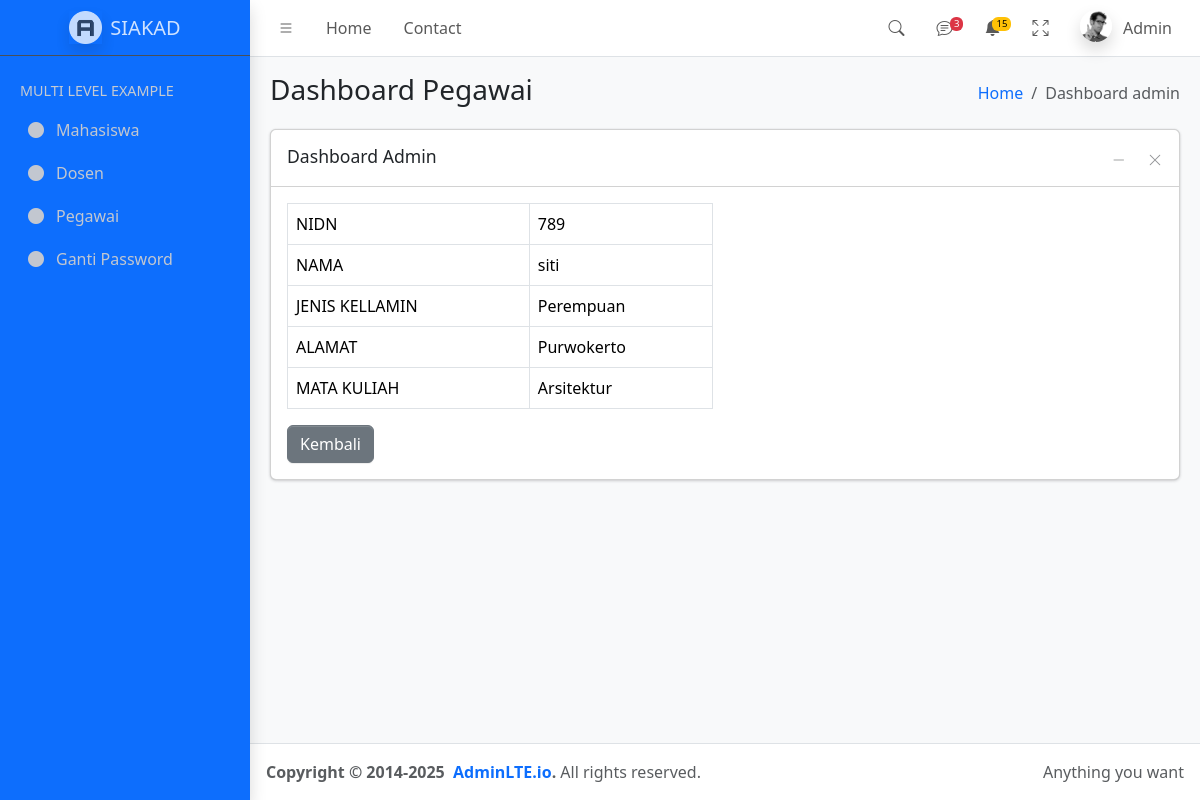
The app's page /admin/?p=detail-dosen&id=1 (signed in) with its own data.
### tables this page shows
CREATE TABLE `dsn` (
  `id` int NOT NULL,
  `nidn` varchar(10) NOT NULL,
  `nama` varchar(50) NOT NULL,
  `gender` enum('P','L') NOT NULL,
  `alamat` text NOT NULL,
  `matkul` int NOT NULL,
  `waktu` datetime NOT NULL
);

### admin/detail-dosen.php (the view, shortened to what this page needs)
<?php
$idx=$_GET['id'];
require_once "../config.php";
$sql="select * from dsn where id='$idx'";
$data=$db->query($sql);
?>
<main class="app-main">
        <div class="app-content-header">
          <div class="container-fluid">
            <div class="row">
              <div class="col-sm-6"><h3 class="mb-0">Dashboard Pegawai</h3></div>
              <div class="col-sm-6">
                <ol class="breadcrumb float-sm-end">
                  <li class="breadcrumb-item"><a href="#">Home</a></li>
                  <li class="breadcrumb-item active" aria-current="page">Dashboard admin</li>
                </ol>
              </div>
            </div>
          </div>
        </div>
        <div class="app-content">
          <div class="container-fluid">
            <div class="row">
              <div class="col-12">
                <div class="card">
                  <div class="card-header">
                    <h3 class="card-title">Dashboard Admin</h3>
                    <div class="card-tools">
                      <button type="button" class="btn btn-tool" data-lte-toggle="card-collapse">
                        <i data-lte-icon="collapse" class="bi bi-dash-lg"></i>
                      </button>
                      <button
                        type="button"
                        class="btn btn-tool"
                        data-lte-toggle="card-remove"
                        title="Remove"
                      >
                        <i class="bi bi-x-lg"></i>
                      </button>
                    </div>
                  </div>
                  <div class="card-body">
                    <div class="row">
                      <div class="col-md-6">
                       <table class="table table-bordered">
<?php
foreach($data as $d){
    if($d['gender']=="L"){
        $jk="Laki-laki";
    }else{
        $jk="Perempuan";
    }
    switch($d['matkul']){
        case '2': $matkul="Arsitektur"; break;
    }
    echo"<tr><td>NIDN</td><td>$d[nidn]</td></tr>";
    echo"<tr><td>NAMA</td><td>$d[nama]</td></tr>";
    echo"<tr><td>JENIS KELLAMIN</td><td>$jk</td></tr>";
    echo"<tr><td>ALAMAT</td><td>$d[alamat]</td></tr>";
    echo"<tr><td>MATA KULIAH</td><td>$matkul</td></tr>";
}
?>
                       </table>
                        <a href="javascript:history.back (-1)" class="btn btn-secondary">Kembali</a>
                      </div>
                    </div>
                  </div>
                </div>
              </div>
            </div>
          </div>
        </div>
      </main>

### records on screen
dsn: nidn "789", nama "siti", gender "Perempuan", alamat "Purwokerto", matkul "Arsitektur"
